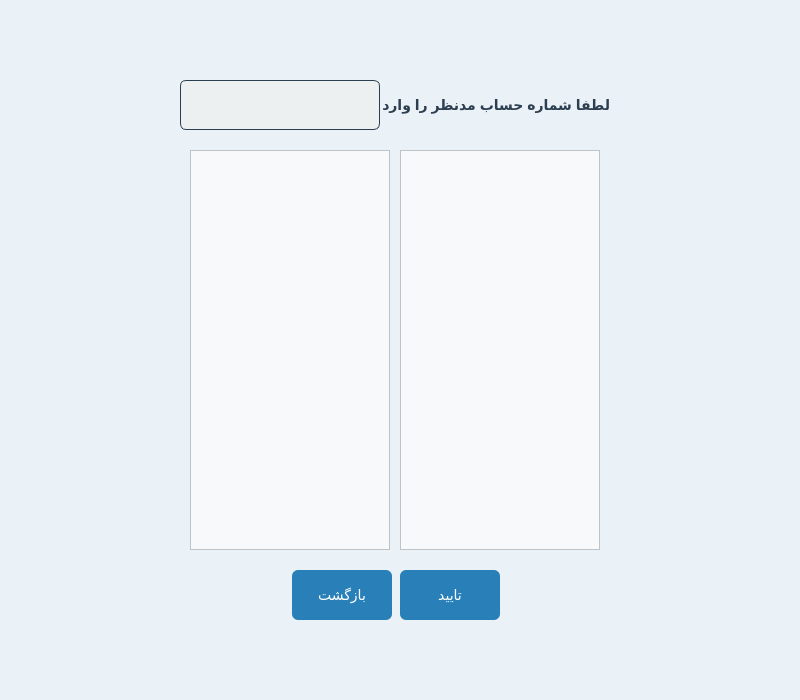
<?xml version="1.0" encoding="UTF-8"?>
<ui version="4.0">
 <class>ChooseAccountPage</class>
 <widget class="QDialog" name="ChooseAccountPage">
  <property name="geometry">
   <rect>
    <x>0</x>
    <y>0</y>
    <width>800</width>
    <height>700</height>
   </rect>
  </property>
  <property name="windowTitle">
   <string>Dialog</string>
  </property>
  <property name="styleSheet">
   <string notr="true">#ChooseAccountPage{
background-color: #eaf2f8;
}</string>
  </property>
  <widget class="QListWidget" name="accountTypeList">
   <property name="geometry">
    <rect>
     <x>400</x>
     <y>150</y>
     <width>200</width>
     <height>400</height>
    </rect>
   </property>
   <property name="styleSheet">
    <string notr="true">#accountTypeList {
	color: rgb(0, 0, 0);
        background-color: #f8f9fa;
        border: 1px solid #bdc3c7;
        font-size: 14px;
        padding: 4px;
    }
    #accountTypeList::item {
        padding: 8px;
        border-bottom: 1px solid #dcdcdc;
    }
    #accountTypeList::item:selected {
        background-color: #d6eaf8;
        color: #154360;
    }</string>
   </property>
  </widget>
  <widget class="QPushButton" name="returnButton">
   <property name="geometry">
    <rect>
     <x>292</x>
     <y>570</y>
     <width>100</width>
     <height>50</height>
    </rect>
   </property>
   <property name="styleSheet">
    <string notr="true"> #returnButton {
        background-color: #2980b9;
        color: white;
        border: none;
        border-radius: 6px;
        padding: 8px 16px;
        font-size: 14px;
    }
    #returnButton:hover {
        background-color: #3498db;
    }
    #returnButton:pressed {
        background-color: #1c5980;
    }</string>
   </property>
   <property name="text">
    <string>بازگشت</string>
   </property>
  </widget>
  <widget class="QLabel" name="label">
   <property name="geometry">
    <rect>
     <x>310</x>
     <y>80</y>
     <width>300</width>
     <height>50</height>
    </rect>
   </property>
   <property name="styleSheet">
    <string notr="true">#label {
        color: #2c3e50;
        font-size: 14px;
        font-weight: bold;
    }</string>
   </property>
   <property name="text">
    <string>لطفا شماره حساب مدنظر را وارد کنید</string>
   </property>
  </widget>
  <widget class="QPushButton" name="okButton">
   <property name="geometry">
    <rect>
     <x>400</x>
     <y>570</y>
     <width>100</width>
     <height>50</height>
    </rect>
   </property>
   <property name="styleSheet">
    <string notr="true"> #okButton {
        background-color: #2980b9;
        color: white;
        border: none;
        border-radius: 6px;
        padding: 8px 16px;
        font-size: 14px;
    }
    #okButton:hover {
        background-color: #3498db;
    }
    #okButton:pressed {
        background-color: #1c5980;
    }</string>
   </property>
   <property name="text">
    <string>تایید</string>
   </property>
  </widget>
  <widget class="QLineEdit" name="accountNumberField">
   <property name="geometry">
    <rect>
     <x>180</x>
     <y>80</y>
     <width>200</width>
     <height>50</height>
    </rect>
   </property>
   <property name="styleSheet">
    <string notr="true">#accountNumberField {
        border: 1px solid #2c3e50;
        border-radius: 6px;
        padding: 6px;
        background-color: #ecf0f1;
        font-size: 14px;
	    color: rgb(0, 0, 0);
 }
 #accountNumberField:focus {
        border: 1px solid #2980b9;
        background-color: #ffffff;
    }</string>
   </property>
  </widget>
  <widget class="QListWidget" name="accountNumberList">
   <property name="geometry">
    <rect>
     <x>190</x>
     <y>150</y>
     <width>200</width>
     <height>400</height>
    </rect>
   </property>
   <property name="styleSheet">
    <string notr="true">#accountNumberList {
	color: rgb(0, 0, 0);
        background-color: #f8f9fa;
        border: 1px solid #bdc3c7;
        font-size: 14px;
        padding: 4px;
    }
    #accountNumberList::item {
        padding: 8px;
        border-bottom: 1px solid #dcdcdc;
    }
    #accountNumberList::item:selected {
        background-color: #d6eaf8;
        color: #154360;
    }</string>
   </property>
  </widget>
 </widget>
 <resources/>
 <connections/>
</ui>
